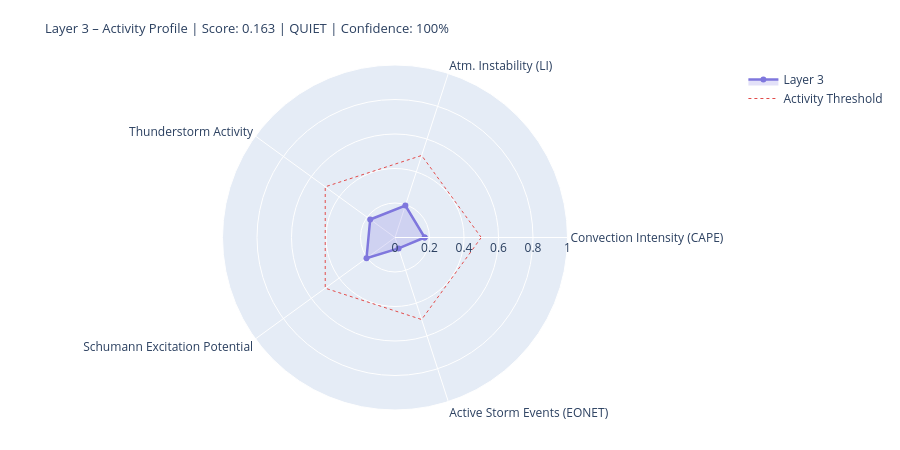

Notebook code for this chart:
### Markdown cell above
---
## 4. State Assessment & Handoff to Layer 4/5

### Code cell
# ============================================================
# LAYER-3-SCORE
# Five dynamic components
# ============================================================

def norm(v, lo, hi):
    if v is None or (isinstance(v, float) and math.isnan(v)): return None
    return round(max(0.0, min(1.0, (v - lo) / (hi - lo))), 4)

# --- 1) Convection intensity (global CAPE mean) ---
cape_mean = df_atm['cape'].dropna().mean() if not df_atm.empty else None
conv_score = norm(cape_mean, 0, 3000)
conv_src   = 'primary' if cape_mean is not None else 'missing'

# --- 2) Atmospheric instability (LI mean) ---
li_mean   = df_atm['li'].dropna().mean() if not df_atm.empty else None
# Negative LI = unstable → higher score
instab_score = norm(-li_mean if li_mean is not None else None, -6, 6)
instab_src   = 'primary' if li_mean is not None else 'missing'

# --- 3) Thunderstorm activity (mean thunder score + WMO count) ---
thunder_mean = df_atm['thunder_score'].mean() if not df_atm.empty else None
n_thunder    = int(df_atm['thunderstorm'].sum()) if not df_atm.empty else 0
thunder_score_val = norm(
    (thunder_mean or 0) * 0.7 + n_thunder * 0.1, 0, 1.0
) if thunder_mean is not None else None
thunder_src = 'primary'

# --- 4) Schumann excitation potential (weighted Schumann contribution) ---
schumann_pot = df_atm['schumann_contribution'].mean() if not df_atm.empty else None
# Boosted by Layer-2 thunderstorm trigger
if schumann_pot is not None and l2_thunder:
    schumann_pot = min(1.0, schumann_pot * 1.2)
schumann_score = norm(schumann_pot, 0, 1.0) if schumann_pot is not None else None
schumann_src   = 'derived'

# --- 5) Storm activity (NASA EONET) ---
# Distinction: None = data not loaded, 0.0 = loaded but no events
storm_score = None
storm_src   = 'missing'
if raw.get('storms') is not None:          # API reached successfully
    storm_score = norm(len(storm_events), 0, 30) if storm_events else 0.0
    storm_src   = 'primary'

# X-Ray and Kp: context only, not in dynamic score
# (X-Ray = Layer-0/4 driver; Kp = geomagnetic index, not a lightning proxy)
xray_context = None
if raw.get('xray'):
    df_xc = pd.DataFrame(raw['xray'])
    fc = next((c for c in df_xc.columns
               if any(k in c.lower() for k in ['flux','long']) and 'time' not in c.lower()),
              df_xc.columns[1])
    df_xc[fc] = pd.to_numeric(df_xc[fc], errors='coerce')
    xray_last = df_xc[fc].dropna().iloc[-1] if not df_xc[fc].dropna().empty else None
    if xray_last:
        xray_class = ('X' if xray_last>=1e-4 else 'M' if xray_last>=1e-5
                      else 'C' if xray_last>=1e-6 else 'B')
        xray_context = {'flux': float(xray_last), 'class': xray_class}
        print(f'X-Ray context: {xray_class}-class ({xray_last:.2e} W/m²)')

# --- Aggregate ---
COMPONENTS = {
    'Convection Intensity (CAPE)':  {'score': conv_score,       'source': conv_src,    'dynamic': True},
    'Atm. Instability (LI)':         {'score': instab_score,     'source': instab_src,  'dynamic': True},
    'Thunderstorm Activity':              {'score': thunder_score_val, 'source': thunder_src, 'dynamic': True},
    'Schumann Excitation Potential':   {'score': schumann_score,   'source': schumann_src,'dynamic': True},
    'Active Storm Events (EONET)': {'score': storm_score,      'source': storm_src,   'dynamic': True},
}

available   = {k: v['score'] for k, v in COMPONENTS.items() if v['score'] is not None}
unavailable = [k for k, v in COMPONENTS.items() if v['score'] is None]
layer3_score = round(sum(available.values()) / len(available), 4) if available else None
confidence   = round(len(available) / len(COMPONENTS), 2)
level = ('unknown' if layer3_score is None
         else 'quiet'   if layer3_score < 0.3
         else 'moderate' if layer3_score < 0.6
         else 'active')
dominant_l3 = max(available, key=available.get) if available else 'none'

# --- Ausgabe ---
W = 68
print('=' * W)
print('LAYER 3 – ATMOSPHERE / WEATHER / THUNDERSTORMS – STATE ASSESSMENT')
print('=' * W)
for name, comp in COMPONENTS.items():
    s = comp['score']
    if s is not None:
        bar = '█' * int(s * 20) + '░' * (20 - int(s * 20))
        print(f'  {name:<36} {bar}  {s:.3f}  [{comp["source"]}]')
    else:
        print(f'  {name:<36} {"─" * 20}  n/a   [missing]')
print('-' * W)
print(f'  Score:        {layer3_score:.3f}  ({len(available)}/{len(COMPONENTS)} components)')
print(f'  Confidence:   {confidence:.0%}')
print(f'  Level:        {level.upper()}')
print(f'  Dominant:     {dominant_l3}')
print(f'  CAPE mean:    {cape_mean:.0f} J/kg' if cape_mean else '  CAPE mean:    n/a')
print(f'  LI mean:      {li_mean:.1f} K' if li_mean is not None else '  LI mean:      n/a')
print(f'  Thunderstorms:{n_thunder} points (WMO)  +  {len(storm_events)} NASA EONET')
print('=' * W)

# Radar
cats   = list(available.keys())
vals_r = list(available.values())
if len(cats) >= 3:
    fig = go.Figure()
    fig.add_trace(go.Scatterpolar(
        r=vals_r + [vals_r[0]], theta=cats + [cats[0]],
        fill='toself', fillcolor='rgba(127,119,221,0.22)',
        line=dict(color='#7F77DD', width=2.5), name='Layer 3'
    ))
    fig.add_trace(go.Scatterpolar(
        r=[0.5] * (len(cats)+1), theta=cats + [cats[0]],
        line=dict(color='#E24B4A', dash='dot', width=1),
        mode='lines', name='Activity Threshold'
    ))
    fig.update_layout(
        title=dict(
            text=f'Layer 3 – Activity Profile | Score: {layer3_score:.3f} | {level.upper()} | Confidence: {confidence:.0%}',
            font=dict(size=13)
        ),
        polar=dict(radialaxis=dict(visible=True, range=[0, 1])),
        height=450, showlegend=True,
        margin=dict(l=60, r=60, t=65, b=40)
    )
    fig.show()

### Figure 1 — Plotly figure (JSON) as saved in the notebook; plotly's stock layout.template omitted (floating-point values rounded to 4 significant figures)
{"data": [{"fill": "toself", "fillcolor": "rgba(127,119,221,0.22)", "line": {"color": "#7F77DD", "width": 2.5}, "name": "Layer 3", "r": [0.172, 0.195, 0.1778, 0.2042, 0.0667, 0.172], "theta": ["Convection Intensity (CAPE)", "Atm. Instability (LI)", "Thunderstorm Activity", "Schumann Excitation Potential", "Active Storm Events (EONET)", "Convection Intensity (CAPE)"], "type": "scatterpolar"}, {"line": {"color": "#E24B4A", "dash": "dot", "width": 1}, "mode": "lines", "name": "Activity Threshold", "r": [0.5, 0.5, 0.5, 0.5, 0.5, 0.5], "theta": ["Convection Intensity (CAPE)", "Atm. Instability (LI)", "Thunderstorm Activity", "Schumann Excitation Potential", "Active Storm Events (EONET)", "Convection Intensity (CAPE)"], "type": "scatterpolar"}], "layout": {"height": 450, "margin": {"b": 40, "l": 60, "r": 60, "t": 65}, "polar": {"radialaxis": {"range": [0, 1], "visible": true}}, "showlegend": true, "title": {"font": {"size": 13}, "text": "Layer 3 – Activity Profile | Score: 0.163 | QUIET | Confidence: 100%"}}}
